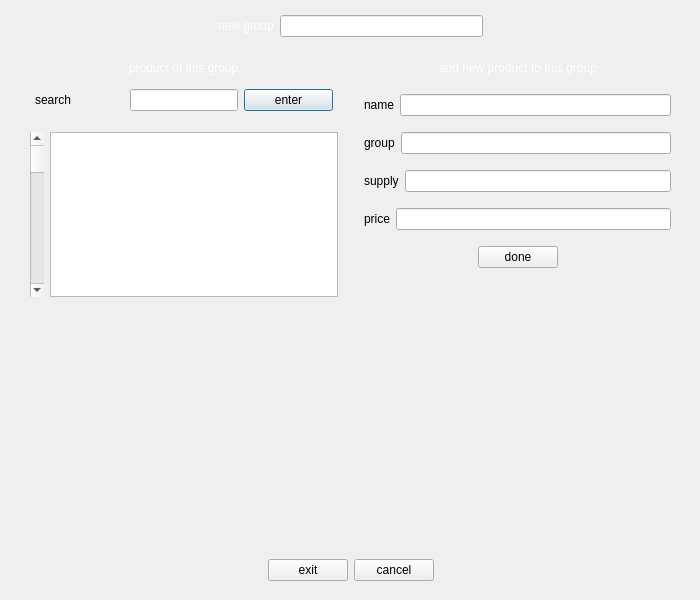
<?xml version="1.0" encoding="UTF-8"?>
<ui version="4.0">
 <class>addg</class>
 <widget class="QDialog" name="addg">
  <property name="geometry">
   <rect>
    <x>0</x>
    <y>0</y>
    <width>700</width>
    <height>600</height>
   </rect>
  </property>
  <property name="sizePolicy">
   <sizepolicy hsizetype="Fixed" vsizetype="Fixed">
    <horstretch>0</horstretch>
    <verstretch>0</verstretch>
   </sizepolicy>
  </property>
  <property name="maximumSize">
   <size>
    <width>700</width>
    <height>600</height>
   </size>
  </property>
  <property name="windowTitle">
   <string>Dialog</string>
  </property>
  <widget class="QWidget" name="back" native="true">
   <property name="geometry">
    <rect>
     <x>10</x>
     <y>10</y>
     <width>681</width>
     <height>581</height>
    </rect>
   </property>
   <property name="sizePolicy">
    <sizepolicy hsizetype="Expanding" vsizetype="Expanding">
     <horstretch>0</horstretch>
     <verstretch>0</verstretch>
    </sizepolicy>
   </property>
   <property name="styleSheet">
    <string notr="true">#back
{
	border-image: url(:/new/prefix10/addel.jpg);
}</string>
   </property>
   <layout class="QVBoxLayout" name="verticalLayout">
    <property name="leftMargin">
     <number>5</number>
    </property>
    <property name="topMargin">
     <number>5</number>
    </property>
    <property name="rightMargin">
     <number>5</number>
    </property>
    <property name="bottomMargin">
     <number>5</number>
    </property>
    <item>
     <layout class="QHBoxLayout" name="horizontalLayout">
      <item>
       <spacer name="horizontalSpacer">
        <property name="orientation">
         <enum>Qt::Horizontal</enum>
        </property>
        <property name="sizeHint" stdset="0">
         <size>
          <width>40</width>
          <height>20</height>
         </size>
        </property>
       </spacer>
      </item>
      <item>
       <widget class="QLabel" name="label">
        <property name="styleSheet">
         <string notr="true">color:white;</string>
        </property>
        <property name="text">
         <string>new group</string>
        </property>
       </widget>
      </item>
      <item>
       <widget class="QLineEdit" name="lineEdit"/>
      </item>
      <item>
       <spacer name="horizontalSpacer_10">
        <property name="orientation">
         <enum>Qt::Horizontal</enum>
        </property>
        <property name="sizeHint" stdset="0">
         <size>
          <width>40</width>
          <height>20</height>
         </size>
        </property>
       </spacer>
      </item>
     </layout>
    </item>
    <item>
     <layout class="QHBoxLayout" name="horizontalLayout_5">
      <property name="leftMargin">
       <number>5</number>
      </property>
      <property name="topMargin">
       <number>5</number>
      </property>
      <property name="rightMargin">
       <number>5</number>
      </property>
      <property name="bottomMargin">
       <number>5</number>
      </property>
      <item>
       <layout class="QVBoxLayout" name="verticalLayout_3">
        <property name="leftMargin">
         <number>5</number>
        </property>
        <property name="topMargin">
         <number>5</number>
        </property>
        <property name="rightMargin">
         <number>5</number>
        </property>
        <property name="bottomMargin">
         <number>5</number>
        </property>
        <item>
         <layout class="QVBoxLayout" name="verticalLayout_4">
          <property name="leftMargin">
           <number>5</number>
          </property>
          <property name="topMargin">
           <number>5</number>
          </property>
          <property name="rightMargin">
           <number>5</number>
          </property>
          <property name="bottomMargin">
           <number>5</number>
          </property>
          <item>
           <layout class="QHBoxLayout" name="horizontalLayout_11">
            <item>
             <spacer name="horizontalSpacer_4">
              <property name="orientation">
               <enum>Qt::Horizontal</enum>
              </property>
              <property name="sizeHint" stdset="0">
               <size>
                <width>40</width>
                <height>20</height>
               </size>
              </property>
             </spacer>
            </item>
            <item>
             <widget class="QLabel" name="label_2">
              <property name="sizePolicy">
               <sizepolicy hsizetype="Fixed" vsizetype="Fixed">
                <horstretch>0</horstretch>
                <verstretch>0</verstretch>
               </sizepolicy>
              </property>
              <property name="styleSheet">
               <string notr="true">color:white;</string>
              </property>
              <property name="text">
               <string>product of this group</string>
              </property>
             </widget>
            </item>
            <item>
             <spacer name="horizontalSpacer_5">
              <property name="orientation">
               <enum>Qt::Horizontal</enum>
              </property>
              <property name="sizeHint" stdset="0">
               <size>
                <width>40</width>
                <height>20</height>
               </size>
              </property>
             </spacer>
            </item>
           </layout>
          </item>
          <item>
           <layout class="QHBoxLayout" name="horizontalLayout_2">
            <property name="leftMargin">
             <number>5</number>
            </property>
            <property name="topMargin">
             <number>5</number>
            </property>
            <property name="rightMargin">
             <number>5</number>
            </property>
            <property name="bottomMargin">
             <number>5</number>
            </property>
            <item>
             <widget class="QLabel" name="label_8">
              <property name="styleSheet">
               <string notr="true">color:black;</string>
              </property>
              <property name="text">
               <string>search</string>
              </property>
             </widget>
            </item>
            <item>
             <widget class="QLineEdit" name="lineEdit_2">
              <property name="sizePolicy">
               <sizepolicy hsizetype="Fixed" vsizetype="Fixed">
                <horstretch>0</horstretch>
                <verstretch>0</verstretch>
               </sizepolicy>
              </property>
              <property name="maximumSize">
               <size>
                <width>700</width>
                <height>30</height>
               </size>
              </property>
             </widget>
            </item>
            <item>
             <widget class="QPushButton" name="pushButton">
              <property name="styleSheet">
               <string notr="true">color:black;</string>
              </property>
              <property name="text">
               <string>enter</string>
              </property>
             </widget>
            </item>
           </layout>
          </item>
         </layout>
        </item>
        <item>
         <layout class="QHBoxLayout" name="horizontalLayout_3">
          <property name="leftMargin">
           <number>5</number>
          </property>
          <property name="topMargin">
           <number>5</number>
          </property>
          <property name="rightMargin">
           <number>5</number>
          </property>
          <property name="bottomMargin">
           <number>5</number>
          </property>
          <item>
           <widget class="QScrollBar" name="verticalScrollBar">
            <property name="orientation">
             <enum>Qt::Vertical</enum>
            </property>
           </widget>
          </item>
          <item>
           <widget class="QTextBrowser" name="textBrowser">
            <property name="sizePolicy">
             <sizepolicy hsizetype="Fixed" vsizetype="Fixed">
              <horstretch>0</horstretch>
              <verstretch>0</verstretch>
             </sizepolicy>
            </property>
            <property name="maximumSize">
             <size>
              <width>800</width>
              <height>400</height>
             </size>
            </property>
           </widget>
          </item>
         </layout>
        </item>
        <item>
         <spacer name="verticalSpacer_3">
          <property name="orientation">
           <enum>Qt::Vertical</enum>
          </property>
          <property name="sizeType">
           <enum>QSizePolicy::Fixed</enum>
          </property>
          <property name="sizeHint" stdset="0">
           <size>
            <width>20</width>
            <height>60</height>
           </size>
          </property>
         </spacer>
        </item>
        <item>
         <spacer name="verticalSpacer">
          <property name="orientation">
           <enum>Qt::Vertical</enum>
          </property>
          <property name="sizeType">
           <enum>QSizePolicy::Fixed</enum>
          </property>
          <property name="sizeHint" stdset="0">
           <size>
            <width>20</width>
            <height>600</height>
           </size>
          </property>
         </spacer>
        </item>
       </layout>
      </item>
      <item>
       <layout class="QVBoxLayout" name="verticalLayout_2">
        <property name="leftMargin">
         <number>5</number>
        </property>
        <property name="topMargin">
         <number>5</number>
        </property>
        <property name="rightMargin">
         <number>5</number>
        </property>
        <property name="bottomMargin">
         <number>5</number>
        </property>
        <item>
         <layout class="QHBoxLayout" name="horizontalLayout_12">
          <property name="leftMargin">
           <number>5</number>
          </property>
          <property name="topMargin">
           <number>5</number>
          </property>
          <property name="rightMargin">
           <number>5</number>
          </property>
          <property name="bottomMargin">
           <number>5</number>
          </property>
          <item>
           <spacer name="horizontalSpacer_2">
            <property name="orientation">
             <enum>Qt::Horizontal</enum>
            </property>
            <property name="sizeHint" stdset="0">
             <size>
              <width>40</width>
              <height>20</height>
             </size>
            </property>
           </spacer>
          </item>
          <item>
           <widget class="QLabel" name="label_7">
            <property name="styleSheet">
             <string notr="true">color:white;</string>
            </property>
            <property name="text">
             <string>add new product to this group</string>
            </property>
           </widget>
          </item>
          <item>
           <spacer name="horizontalSpacer_3">
            <property name="orientation">
             <enum>Qt::Horizontal</enum>
            </property>
            <property name="sizeHint" stdset="0">
             <size>
              <width>40</width>
              <height>20</height>
             </size>
            </property>
           </spacer>
          </item>
         </layout>
        </item>
        <item>
         <layout class="QHBoxLayout" name="horizontalLayout_6">
          <property name="leftMargin">
           <number>5</number>
          </property>
          <property name="topMargin">
           <number>5</number>
          </property>
          <property name="rightMargin">
           <number>5</number>
          </property>
          <property name="bottomMargin">
           <number>5</number>
          </property>
          <item>
           <widget class="QLabel" name="label_3">
            <property name="styleSheet">
             <string notr="true">color:black;</string>
            </property>
            <property name="text">
             <string>name</string>
            </property>
           </widget>
          </item>
          <item>
           <widget class="QLineEdit" name="lineEdit_3"/>
          </item>
         </layout>
        </item>
        <item>
         <layout class="QHBoxLayout" name="horizontalLayout_7">
          <property name="leftMargin">
           <number>5</number>
          </property>
          <property name="topMargin">
           <number>5</number>
          </property>
          <property name="rightMargin">
           <number>5</number>
          </property>
          <property name="bottomMargin">
           <number>5</number>
          </property>
          <item>
           <widget class="QLabel" name="label_4">
            <property name="styleSheet">
             <string notr="true">color:black;</string>
            </property>
            <property name="text">
             <string>group</string>
            </property>
           </widget>
          </item>
          <item>
           <widget class="QLineEdit" name="lineEdit_4"/>
          </item>
         </layout>
        </item>
        <item>
         <layout class="QHBoxLayout" name="horizontalLayout_8">
          <property name="leftMargin">
           <number>5</number>
          </property>
          <property name="topMargin">
           <number>5</number>
          </property>
          <property name="rightMargin">
           <number>5</number>
          </property>
          <property name="bottomMargin">
           <number>5</number>
          </property>
          <item>
           <widget class="QLabel" name="label_5">
            <property name="styleSheet">
             <string notr="true">color:black;</string>
            </property>
            <property name="text">
             <string>supply</string>
            </property>
           </widget>
          </item>
          <item>
           <widget class="QLineEdit" name="lineEdit_5"/>
          </item>
         </layout>
        </item>
        <item>
         <layout class="QHBoxLayout" name="horizontalLayout_9">
          <property name="leftMargin">
           <number>5</number>
          </property>
          <property name="topMargin">
           <number>5</number>
          </property>
          <property name="rightMargin">
           <number>5</number>
          </property>
          <property name="bottomMargin">
           <number>5</number>
          </property>
          <item>
           <widget class="QLabel" name="label_6">
            <property name="styleSheet">
             <string notr="true">color:black;</string>
            </property>
            <property name="text">
             <string>price</string>
            </property>
           </widget>
          </item>
          <item>
           <widget class="QLineEdit" name="lineEdit_6"/>
          </item>
         </layout>
        </item>
        <item>
         <layout class="QHBoxLayout" name="horizontalLayout_10">
          <property name="leftMargin">
           <number>5</number>
          </property>
          <property name="topMargin">
           <number>5</number>
          </property>
          <property name="rightMargin">
           <number>5</number>
          </property>
          <property name="bottomMargin">
           <number>5</number>
          </property>
          <item>
           <spacer name="horizontalSpacer_7">
            <property name="orientation">
             <enum>Qt::Horizontal</enum>
            </property>
            <property name="sizeHint" stdset="0">
             <size>
              <width>40</width>
              <height>20</height>
             </size>
            </property>
           </spacer>
          </item>
          <item>
           <widget class="QPushButton" name="pushButton_2">
            <property name="styleSheet">
             <string notr="true">color:black;</string>
            </property>
            <property name="text">
             <string>done</string>
            </property>
           </widget>
          </item>
          <item>
           <spacer name="horizontalSpacer_6">
            <property name="orientation">
             <enum>Qt::Horizontal</enum>
            </property>
            <property name="sizeHint" stdset="0">
             <size>
              <width>40</width>
              <height>20</height>
             </size>
            </property>
           </spacer>
          </item>
         </layout>
        </item>
        <item>
         <spacer name="verticalSpacer_2">
          <property name="orientation">
           <enum>Qt::Vertical</enum>
          </property>
          <property name="sizeHint" stdset="0">
           <size>
            <width>20</width>
            <height>40</height>
           </size>
          </property>
         </spacer>
        </item>
       </layout>
      </item>
     </layout>
    </item>
    <item>
     <layout class="QHBoxLayout" name="horizontalLayout_13">
      <property name="leftMargin">
       <number>5</number>
      </property>
      <property name="topMargin">
       <number>5</number>
      </property>
      <property name="rightMargin">
       <number>5</number>
      </property>
      <property name="bottomMargin">
       <number>5</number>
      </property>
      <item>
       <spacer name="horizontalSpacer_9">
        <property name="orientation">
         <enum>Qt::Horizontal</enum>
        </property>
        <property name="sizeHint" stdset="0">
         <size>
          <width>40</width>
          <height>20</height>
         </size>
        </property>
       </spacer>
      </item>
      <item>
       <widget class="QPushButton" name="pushButton_3">
        <property name="text">
         <string>exit</string>
        </property>
       </widget>
      </item>
      <item>
       <widget class="QPushButton" name="pushButton_4">
        <property name="text">
         <string>cancel</string>
        </property>
       </widget>
      </item>
      <item>
       <spacer name="horizontalSpacer_8">
        <property name="orientation">
         <enum>Qt::Horizontal</enum>
        </property>
        <property name="sizeHint" stdset="0">
         <size>
          <width>40</width>
          <height>20</height>
         </size>
        </property>
       </spacer>
      </item>
     </layout>
    </item>
   </layout>
  </widget>
 </widget>
 <resources/>
 <connections/>
</ui>
